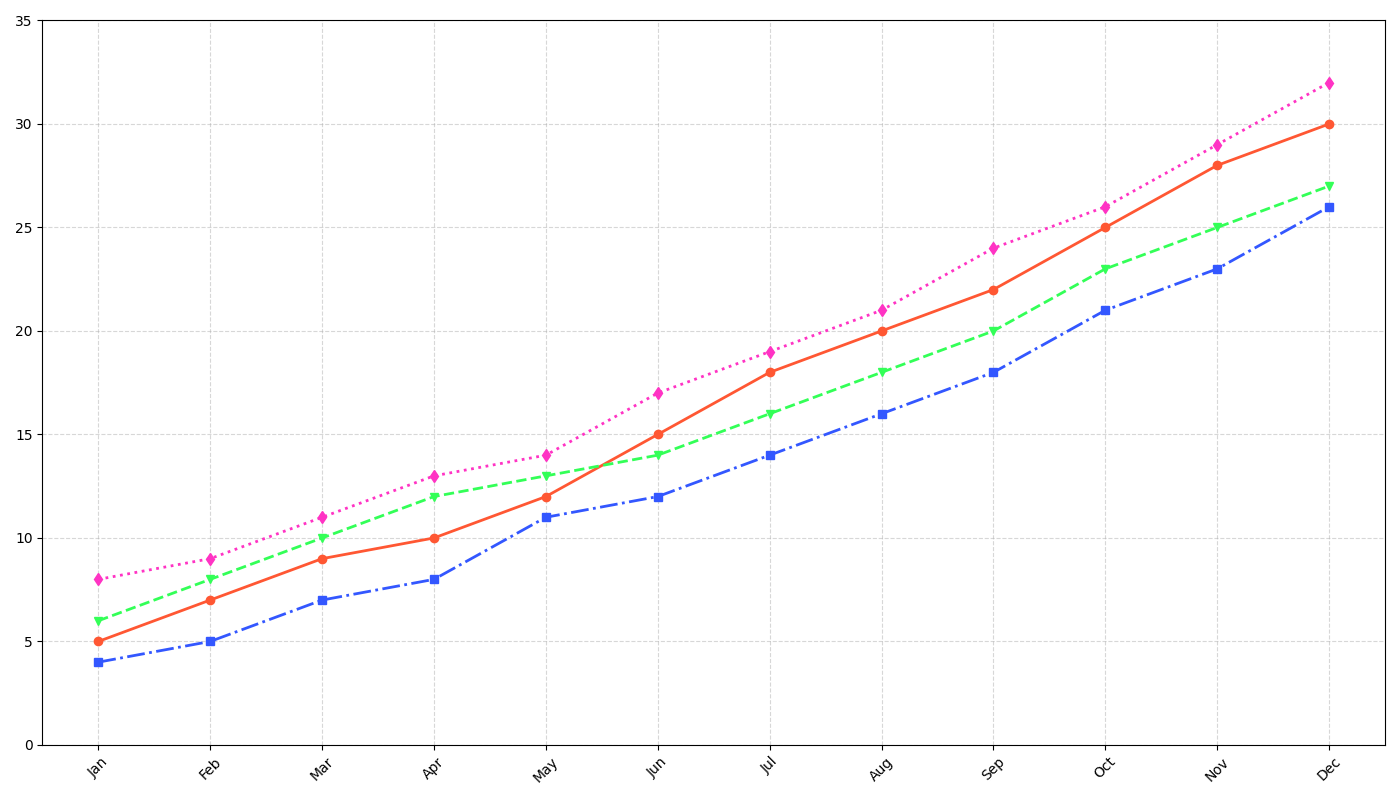

Here is the Python script that generated this plot:
import matplotlib.pyplot as plt
import numpy as np

months = np.array([
    'Jan', 'Feb', 'Mar', 'Apr', 'May', 'Jun', 
    'Jul', 'Aug', 'Sep', 'Oct', 'Nov', 'Dec'
])

model_alpha_sales = np.array([5, 7, 9, 10, 12, 15, 18, 20, 22, 25, 28, 30])
model_beta_sales = np.array([6, 8, 10, 12, 13, 14, 16, 18, 20, 23, 25, 27])
model_gamma_sales = np.array([4, 5, 7, 8, 11, 12, 14, 16, 18, 21, 23, 26])
model_delta_sales = np.array([8, 9, 11, 13, 14, 17, 19, 21, 24, 26, 29, 32])

fig, ax = plt.subplots(figsize=(14, 8))

colors = ['#FF5733', '#33FF57', '#3357FF', '#FF33C4']
linestyles = ['-', '--', '-.', ':']
markers = ['o', 'v', 's', 'd']

for sales, color, linestyle, marker in zip(
    [model_alpha_sales, model_beta_sales, model_gamma_sales, model_delta_sales],
    colors, linestyles, markers):
    
    ax.plot(months, sales, marker=marker, linestyle=linestyle, linewidth=2, color=color)

ax.grid(True, linestyle='--', alpha=0.5)

ax.set_xlim(-0.5, len(months)-0.5)
ax.set_ylim(0, 35)

plt.xticks(np.arange(len(months)), months, rotation=45)
plt.tight_layout()

plt.show()
